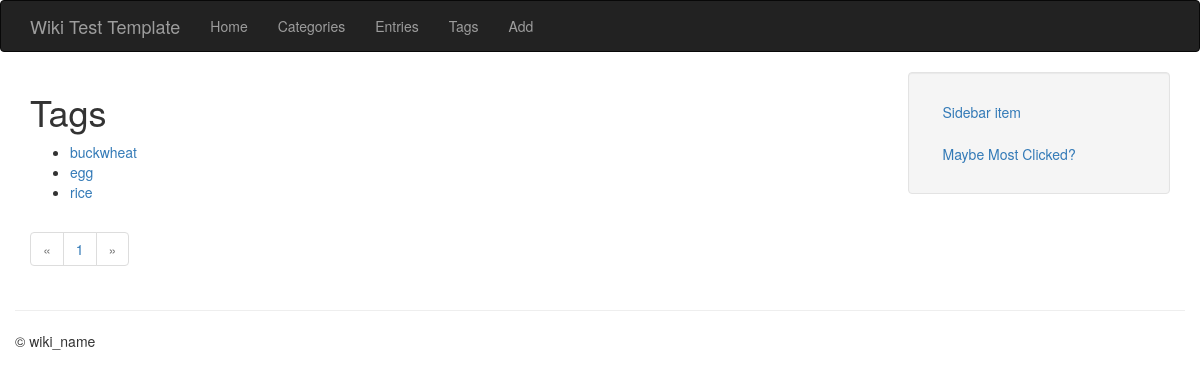
/entries/tags/, run on an earlier commit of the app's database.
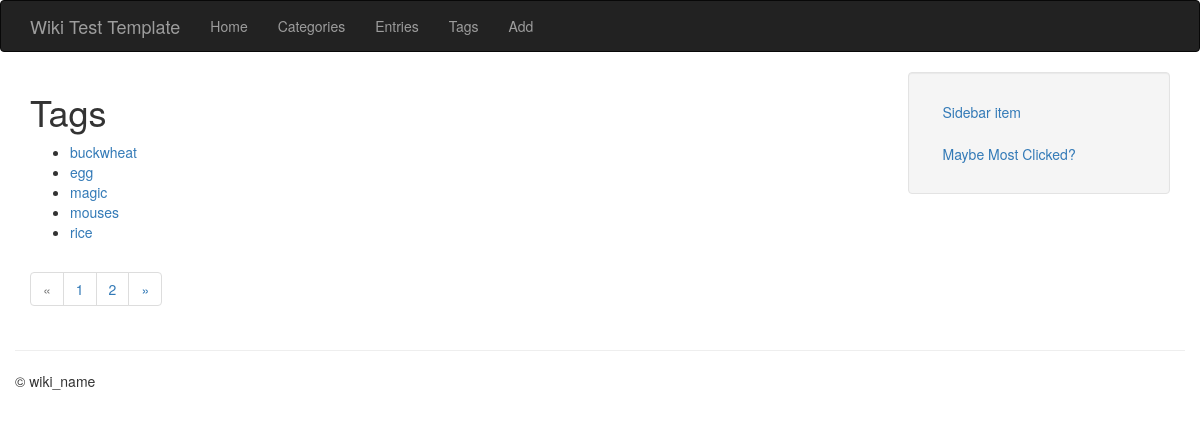
And on a later commit of the database.
### models.py (models this page shows, shortened)
class Tag(db.Model):
    id = db.Column(db.Integer, primary_key = True)
    name = db.Column(db.String(64))
    slug = db.Column(db.String(64), unique = True)

### entries/blueprint.py (the view)
@entries.route('/tags/')
def tag_index():
    tags = Tag.query.order_by(Tag.name)
    return object_list('entries/tag_index.html', tags)

### helpers.py (called while the page is built)
def object_list(template_name, query, paginate_by=5, **context):
    page = request.args.get('page')
    if page and page.isdigit():
        page = int(page)
    else:
        page = 1
    object_list = query.paginate(page, paginate_by)
    return render_template(template_name, object_list=object_list, **context)

### entries/templates/entries/tag_index.html (shortened to what this page needs)
{% extends "base.html" %}
{% block content_title %}Tags{% endblock %}
{% block content %}
    <ul>
        {% for tag in object_list.items %}
        <li><a href="{{ url_for('entries.tag_detail', slug=tag.slug)}}">{{ tag.name }}</a></li>
        {% endfor %}
    </ul>
    {% include "includes/page_links.html" %}
{% endblock %}

### templates/base.html (shortened to what this page needs)
<!DOCTYPE html>
<html lang="en">
    <head>
        <link rel="stylesheet" href="//netdna.bootstrapcdn.com/bootstrap/3.1.0/css/bootstrap.min.css">
    </head>
    <body class="{% block body_class %}{% endblock %}">
        <div class="navbar navbar-inverse navbar-fixxed-top" role="navigation">
            <div class="container">
                <div class="navbar-header">
                <a class="navbar-brand" href="#">{% block branding %} Wiki Test Template {% endblock %}</a>
                </div>
                <div class = "collapse navbar-collapse">
                    <ul class="nav navbar-nav">
                        <li><a href="{{ url_for('homepage') }}">Home</a></li>
                        <li><a href="{{ url_for('entries.category_index') }}">Categories</a></li>
                        <li><a href="{{ url_for('entries.index') }}">Entries</a></li>
                        <li><a href="{{ url_for('entries.tag_index') }}">Tags</a></li>
                        <li><a href="{{ url_for('entries.create') }}">Add</a></li>
                    </ul>
                </div>
            </div>
        </div>
        <div class="container">
            <div class="row">
                <div class="col-md-9">
                    <h1>{% block content_title %}{% endblock %}</h1>
                    {% block content %}
                    {% endblock %}
                </div>
                <div class="col-md-3">
                    {% block sidebar %}
                    <ul class="well nav nav-stacked">
                        <li><a href="#">Sidebar item</a></li>
                        <li><a href="#">Maybe Most Clicked?</a></li>
                    </ul>
                    {% endblock %}
                </div>
            </div>
            <div class="row">
                <hr />
                <footer>
                    <p>&copy; wiki_name</p>
                </footer>
            </div>
        </div>
    </body>
</html>

### templates/includes/page_links.html
<ul class="pagination">
    <li {% if not object_list.has_prev %} class="disabled" {% endif %}>
        {% if not object_list.has_prev %}
        <a href="./?page={{ object_list.prev_num }}">&laquo;</a>
        {% else %}
        <a href="#">&laquo;</a>
        {% endif %}
    </li>
    {% for page in object_list.iter_pages() %}
    <li>
        {% if page %}
        <a {% if page == object_list.page %}class="active" {% endif %}
        href="./?page={{ page }}">{{ page }}</a>
        {% else %}
        <a class="disabled">...</a>
        {% endif %}
    </li>
    {% endfor %}
    <li {% if not object_list.has_next %} class="disabled"{% endif %}>
        {% if object_list.has_next %}
        <a href="./>page={{ object_list.next_num }}">&raquo;</a>
        {% else %}
        <a href="#">&raquo;</a>
        {% endif %}
    </li>
</ul>

What changed in the data, as far as the page shows it:
added Tag: name "magic"
added Tag: name "mouses"
Also different on the page:
new list line: "2"
